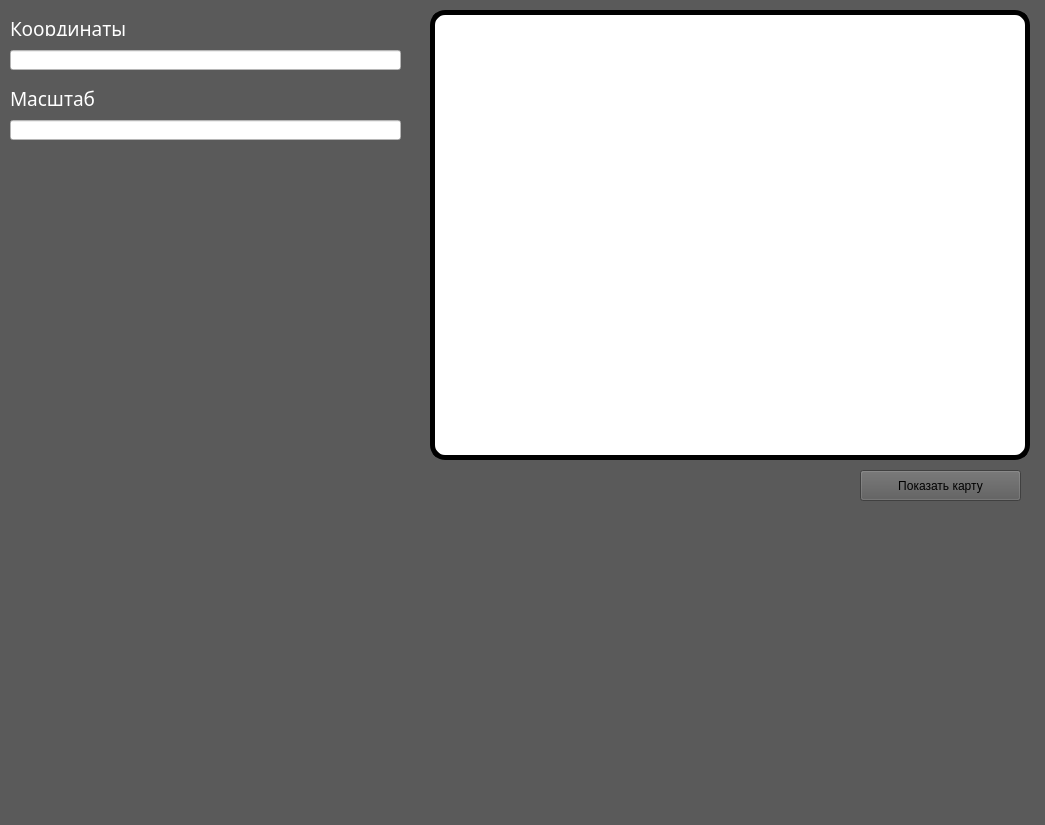
<?xml version="1.0" encoding="UTF-8"?>
<ui version="4.0">
 <class>MainWindow</class>
 <widget class="QMainWindow" name="MainWindow">
  <property name="geometry">
   <rect>
    <x>0</x>
    <y>0</y>
    <width>1045</width>
    <height>825</height>
   </rect>
  </property>
  <property name="sizePolicy">
   <sizepolicy hsizetype="Maximum" vsizetype="Preferred">
    <horstretch>0</horstretch>
    <verstretch>0</verstretch>
   </sizepolicy>
  </property>
  <property name="minimumSize">
   <size>
    <width>1045</width>
    <height>825</height>
   </size>
  </property>
  <property name="maximumSize">
   <size>
    <width>1045</width>
    <height>825</height>
   </size>
  </property>
  <property name="windowTitle">
   <string>MainWindow</string>
  </property>
  <property name="styleSheet">
   <string notr="true">background-color: rgb(90, 90, 90)</string>
  </property>
  <widget class="QWidget" name="centralwidget">
   <widget class="QLabel" name="Image">
    <property name="geometry">
     <rect>
      <x>430</x>
      <y>10</y>
      <width>600</width>
      <height>450</height>
     </rect>
    </property>
    <property name="styleSheet">
     <string notr="true">background-color: rgb(255, 255, 255);
                                  border-style: outset;
                                  border-color: rgb(0, 0, 0);
                                  border-width: 5px;
                                  border-radius:15px;</string>
    </property>
    <property name="text">
     <string/>
    </property>
   </widget>
   <widget class="QLineEdit" name="LL">
    <property name="geometry">
     <rect>
      <x>10</x>
      <y>50</y>
      <width>391</width>
      <height>20</height>
     </rect>
    </property>
    <property name="styleSheet">
     <string notr="true">background-color: rgb(255, 255, 255);</string>
    </property>
   </widget>
   <widget class="QLabel" name="_label_cords">
    <property name="geometry">
     <rect>
      <x>10</x>
      <y>20</y>
      <width>131</width>
      <height>16</height>
     </rect>
    </property>
    <property name="font">
     <font>
      <family>SamsungOneUI Medium Condensed</family>
      <pointsize>14</pointsize>
     </font>
    </property>
    <property name="styleSheet">
     <string notr="true">color: rgb(255, 255, 255);</string>
    </property>
    <property name="text">
     <string>Координаты</string>
    </property>
   </widget>
   <widget class="QPushButton" name="Generate">
    <property name="geometry">
     <rect>
      <x>860</x>
      <y>470</y>
      <width>161</width>
      <height>31</height>
     </rect>
    </property>
    <property name="styleSheet">
     <string notr="true">background-color: rgb(13, 13, 13);
                               font: 63 8pt \&quot;Bahnschrift SemiBold\&quot;;
                               color:rgb(255, 255, 255);
                               border-style:outset;
                               border-width:4px;
                               border-radius:15px;
                               border-color:rgb(30, 30, 30)</string>
    </property>
    <property name="text">
     <string>Показать карту</string>
    </property>
   </widget>
   <widget class="QLabel" name="_label_ms">
    <property name="geometry">
     <rect>
      <x>10</x>
      <y>90</y>
      <width>131</width>
      <height>16</height>
     </rect>
    </property>
    <property name="font">
     <font>
      <family>SamsungOneUI Medium Condensed</family>
      <pointsize>14</pointsize>
     </font>
    </property>
    <property name="styleSheet">
     <string notr="true">color: rgb(255, 255, 255);</string>
    </property>
    <property name="text">
     <string>Масштаб</string>
    </property>
   </widget>
   <widget class="QLineEdit" name="Spn">
    <property name="geometry">
     <rect>
      <x>10</x>
      <y>120</y>
      <width>391</width>
      <height>20</height>
     </rect>
    </property>
    <property name="styleSheet">
     <string notr="true">background-color: rgb(255, 255, 255);</string>
    </property>
   </widget>
  </widget>
  <widget class="QMenuBar" name="menubar">
   <property name="geometry">
    <rect>
     <x>0</x>
     <y>0</y>
     <width>1045</width>
     <height>21</height>
    </rect>
   </property>
  </widget>
  <widget class="QStatusBar" name="statusbar"/>
 </widget>
 <resources/>
 <connections/>
</ui>
